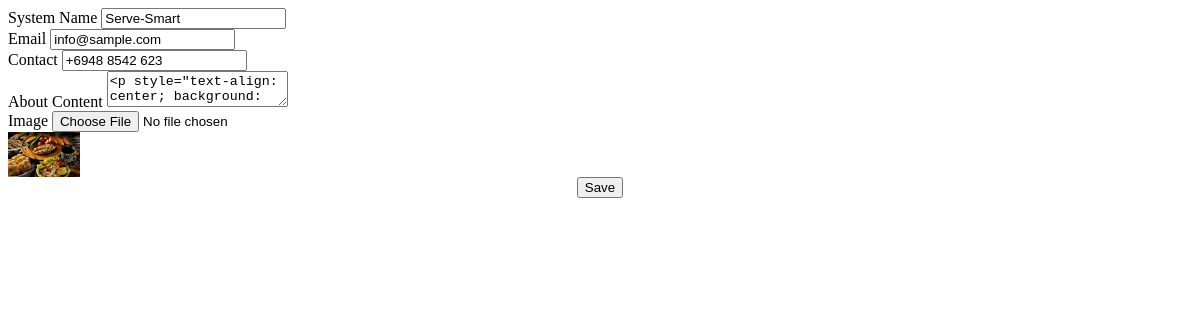
The page /admin/site_settings.php on the database as committed earlier.
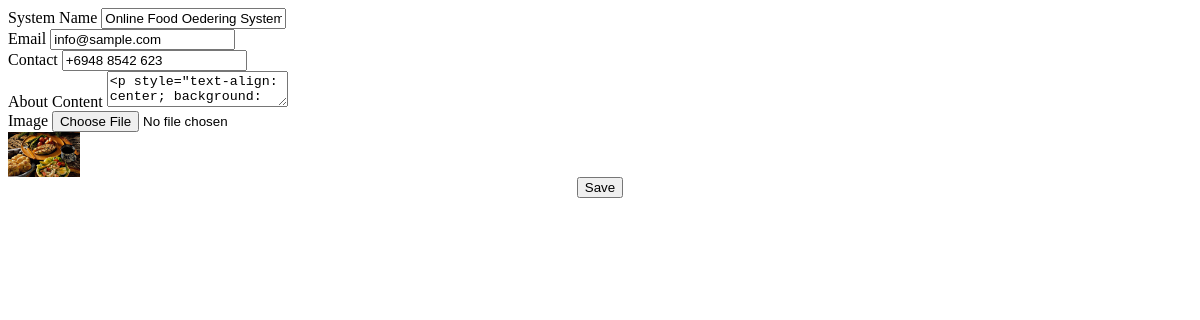
The same page on the database as committed later.
### tables this page shows
CREATE TABLE `system_settings` (
  `id` int(30) NOT NULL,
  `name` text NOT NULL,
  `email` varchar(200) NOT NULL,
  `contact` varchar(20) NOT NULL,
  `cover_img` text NOT NULL,
  `about_content` text NOT NULL
);

### admin/site_settings.php (the view, shortened to what this page needs)
<?php
include 'db_connect.php';
$qry = $conn->query("SELECT * from system_settings limit 1");
if($qry->num_rows > 0){
	foreach($qry->fetch_array() as $k => $val){
		$meta[$k] = $val;
	}
}
 ?>
<div class="container-fluid">
	<div class="card col-lg-12">
		<div class="card-body">
			<form action="" id="manage-settings">
				<div class="form-group">
					<label for="name" class="control-label">System Name</label>
					<input type="text" class="form-control" id="name" name="name" value="<?php echo isset($meta['name']) ? $meta['name'] : '' ?>" required>
				</div>
				<div class="form-group">
					<label for="email" class="control-label">Email</label>
					<input type="email" class="form-control" id="email" name="email" value="<?php echo isset($meta['email']) ? $meta['email'] : '' ?>" required>
				</div>
				<div class="form-group">
					<label for="contact" class="control-label">Contact</label>
					<input type="text" class="form-control" id="contact" name="contact" value="<?php echo isset($meta['contact']) ? $meta['contact'] : '' ?>" required>
				</div>
				<div class="form-group">
					<label for="about" class="control-label">About Content</label>
					<textarea name="about" class="text-jqte"><?php echo isset($meta['about_content']) ? $meta['about_content'] : '' ?></textarea>
				</div>
				<div class="form-group">
					<label for="" class="control-label">Image</label>
					<input type="file" class="form-control" name="img" onchange="displayImg(this,$(this))">
				</div>
				<div class="form-group">
					<img src="<?php echo isset($meta['cover_img']) ? '../assets/img/'.$meta['cover_img'] :'' ?>" alt="" id="cimg">
				</div>
				<center>
					<button class="btn btn-info btn-primary btn-block col-md-2">Save</button>
				</center>
			</form>
		</div>
	</div>
</div>

### admin/site_settings.php (style rules this page uses)
img#cimg { max-height: 10vh; max-width: 6vw; }

Rows that differ between the two databases and show on the page:
changed system_settings "info@sample.com": name "Serve-Smart" → "Online Food Oedering System"
